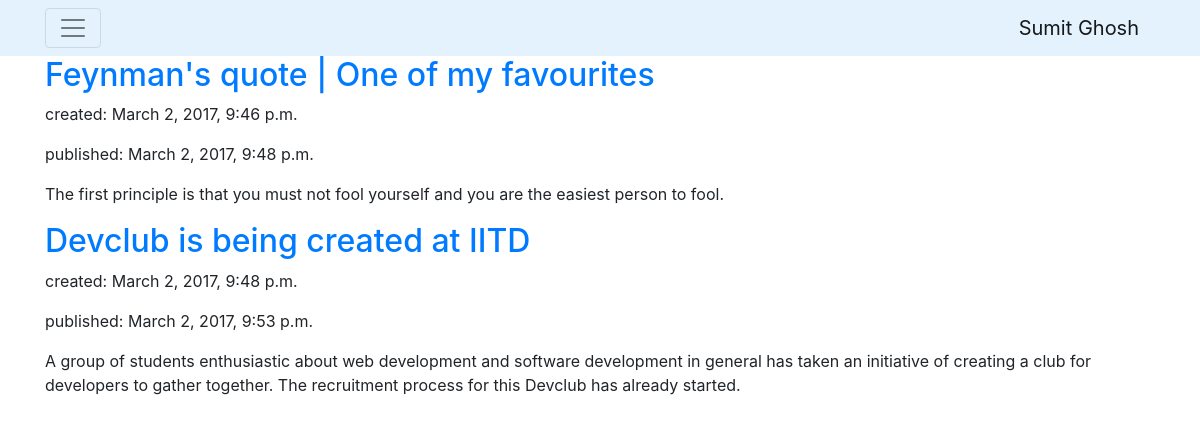
Before: /blog/ with the older database file.
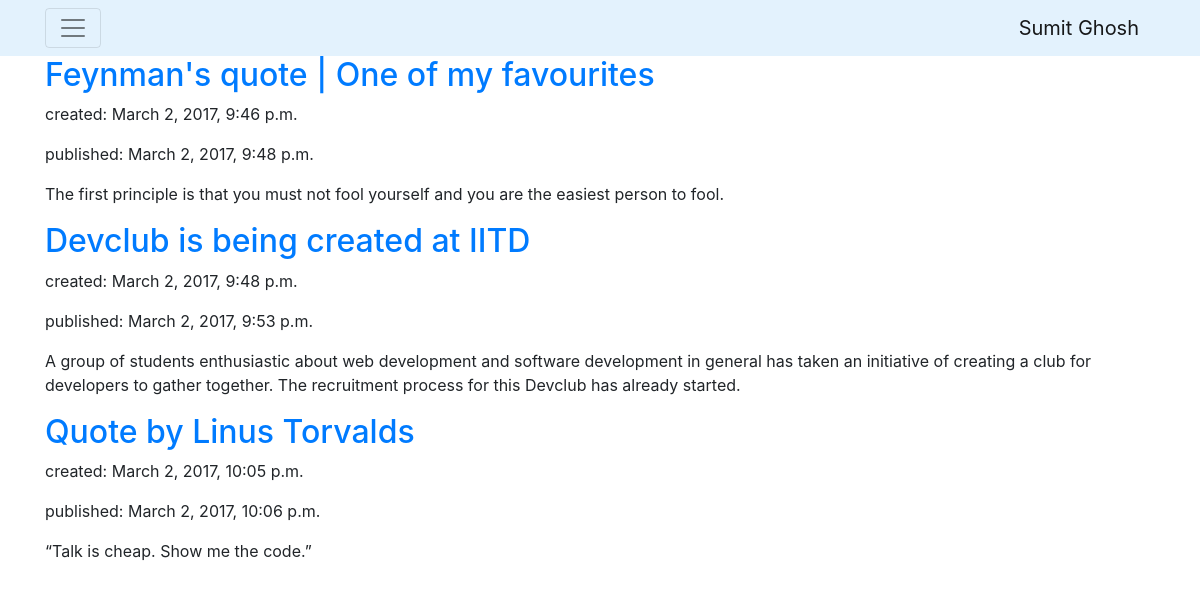
After: the same page with the newer database file.
### blog/models.py (models this page shows, shortened)
class Post(models.Model):
    author = models.ForeignKey('auth.user')
    title = models.CharField(max_length=200)
    text = models.TextField()
    created_date = models.DateTimeField(default=timezone.now)
    published_date = models.DateTimeField(blank=True, null=True)
    tags = models.ManyToManyField(Tag)

### blog/views.py (the view)
def posts_list(request):
    posts = Post.objects.filter(published_date__lte=timezone.now()).order_by('published_date')
    return render(request, 'blog/posts_list.html', {'posts': posts})

### templates/blog/posts_list.html
{% extends 'blog/base.html' %}
{% block content %}
    {% for post in posts %}
        <div>
            <h2><a href="">{{ post.title }}</a></h2>
            <p>created: {{ post.created_date }}</p>
            <p>published: {{ post.published_date }}</p>
            <p>{{ post.text }}</p>
        </div>
    {% endfor %}
{% endblock %}

### templates/blog/base.html (shortened to what this page needs)
{% extends 'base.html' %}

### templates/base.html (shortened to what this page needs)
<html>
<head>
    <link rel="stylesheet" href="https://maxcdn.bootstrapcdn.com/bootstrap/4.0.0-alpha.6/css/bootstrap.min.css"
>
</head>
<body>
<nav class="navbar navbar-toggleable-md navbar-light" style="background-color: #e3f2fd;">
    <div class="container">
    <button class="navbar-toggler navbar-toggler-right" type="button" data-toggle="collapse"
            data-target="#navbarSupportedContent" aria-controls="navbarSupportedContent" aria-expanded="false"
            aria-label="Toggle navigation">
        <span class="navbar-toggler-icon"></span>
    </button>
    <a class="navbar-brand" href="{% url 'projects' %}">Sumit Ghosh</a>
    </div>
</nav>
<div class="container">
{% block content %}
{% endblock %}
</div>
</body>
</html>

Changed rows visible on the page:
added Post: title "Quote by Linus Torvalds", created_date "March 2, 2017, 10:05 p.m.", published_date "March 2, 2017, 10:06 p.m.", text "“Talk is cheap. Show me the code.”"
